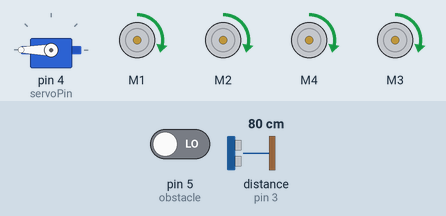
Bench run of a sketch on a simulated Arduino Uno, built with avr-gcc and run on an emulated ATmega328P. On the bench: servo, 4 × DC motor (green arrow = forward, orange = backward, longer = faster). Wiring (inferred from the names in the program): ultrasonic range finder: trigger pin 2; echo pin 3. The inputs (shaded band) are chosen by the test bench; at power-on: distance to the obstacle (sensor on pin 3) 80 cm, pin 5 (obstacle) LOW. The echo pulse lasts 58.3 µs per cm; what the sketch prints to the serial monitor is not drawn.

Above: at 1.2 s.
1.3 s: distance to the obstacle (sensor on pin 3) set to 38 cm
4.3 s: distance to the obstacle (sensor on pin 3) set to 33 cm
7.3 s: distance to the obstacle (sensor on pin 3) set to 60 cm
Timing chart, 0 to 10.3 s (numbered marks = the images above; inputs shaded):
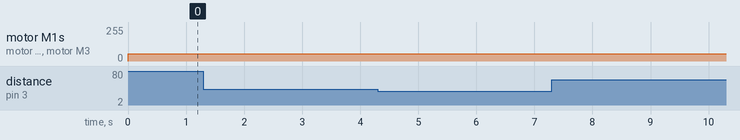

The sketch:

smartcarcodeA.ino
```cpp
#include <Servo.h>
#include <Adafruit_MotorShield.h>

Adafruit_MotorShield AFMS = Adafruit_MotorShield();

Adafruit_DCMotor *rightback = AFMS.getMotor(1);
Adafruit_DCMotor *rightfront = AFMS.getMotor(2);
Adafruit_DCMotor *leftback = AFMS.getMotor(3);
Adafruit_DCMotor *leftfront = AFMS.getMotor(4);

byte motorSpeed = 55;
int motorOffset = 20;
int turnSpeed = 45;

int trg = 2;
int ech = 3;
int servoPin = 4 ;
float distance;

int obstacle = 5;
int obstacle_sense;

Servo servo;

void setup() {
  // put your setup code here, to run once:
AFMS.begin();
servo.attach(servoPin);
Serial.begin(9600);

rightback->setSpeed(motorSpeed);
rightfront->setSpeed(motorSpeed);
leftfront->setSpeed(motorSpeed);
leftback->setSpeed(motorSpeed);
rightback->run(RELEASE);
rightfront->run(RELEASE);
leftback->run(FORWARD);
leftfront->run(FORWARD);

pinMode(trg, OUTPUT);
pinMode(ech, INPUT);
pinMode(obstacle, INPUT);
pinMode(servoPin, OUTPUT);
servo.write(90);
}

void loop() {
  // put your main code here, to run repeatedly:
rightback->setSpeed(motorSpeed);
rightfront->setSpeed(motorSpeed);
leftfront->setSpeed(motorSpeed);
leftback->setSpeed(motorSpeed);

rightback->run(FORWARD);
rightfront->run(FORWARD);
leftback->run(FORWARD);
leftfront->run(FORWARD);

servo.write(180);
digitalWrite(trg, LOW);
delayMicroseconds (2);
digitalWrite(trg, HIGH);
delayMicroseconds (10);
digitalWrite(trg, LOW);
delayMicroseconds (2);
distance = pulseIn(ech, HIGH) / 58.8;
Serial.println(distance);


if (distance <= 35)
{
  Serial.print("close distance");

  servo.write(180);
  rightback->setSpeed(motorSpeed);
  rightfront->setSpeed(motorSpeed);
  leftfront->setSpeed(motorSpeed);
  leftback->setSpeed(motorSpeed);
  rightback->run(FORWARD);
  rightfront->run(FORWARD);
  leftback->run(BACKWARD);
  leftfront->run(FORWARD);

  rightback->setSpeed(motorSpeed);
  rightfront->setSpeed(motorSpeed);
  leftfront->setSpeed(motorSpeed);
  leftback->setSpeed(motorSpeed);

  rightback->run(FORWARD);
  rightfront->run(FORWARD);
  leftback->run(FORWARD);
  leftfront->run(FORWARD);

}
else if (distance > 35)
  {
  Serial.println("far distance");

  servo.write(0);
  rightback->setSpeed(motorSpeed);
  rightfront->setSpeed(motorSpeed);
  leftfront->setSpeed(motorSpeed);
  leftback->setSpeed(motorSpeed);


  rightback->run(FORWARD);
  rightfront->run(FORWARD);
  leftback->run(FORWARD);
  leftfront->run(FORWARD);
  }

obstacle_sense = digitalRead(obstacle);

if (obstacle_sense = HIGH)
{
  Serial.print("close distance");
  rightback->setSpeed(motorSpeed);
  rightfront->setSpeed(motorSpeed);
  leftfront->setSpeed(motorSpeed);
  leftback->setSpeed(motorSpeed);

  rightback->run(FORWARD);
  rightfront->run(FORWARD);
  leftback->run(RELEASE);
  leftfront->run(RELEASE);
  }
else if (obstacle_sense = LOW)
{
  Serial.print("far distance");
  rightback->setSpeed(motorSpeed);
  rightfront->setSpeed(motorSpeed);
  leftfront->setSpeed(motorSpeed);
  leftback->setSpeed(motorSpeed);

  rightback->run(FORWARD);
  rightfront->run(FORWARD);
  leftback->run(FORWARD);
  leftfront->run(FORWARD);
  }

}
```
